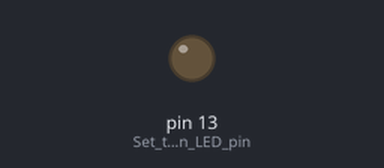
Simulated run of this sketch. Board: Arduino Uno, built with avr-gcc and run on an emulated ATmega328P. Parts: output pins drawn as LEDs (lit = HIGH).

Above: at 1.0 s.
At 3.18 s:
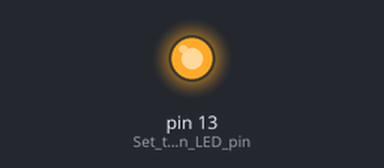
Timing chart, 0 to 7.0 s (numbered marks = the images above):
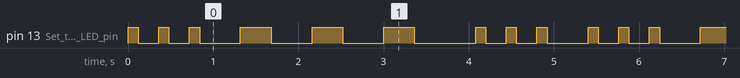

Measured:
- by itself, pin 13 (Set_the_built-in_LED_pin): repeats every 5.4 s: 2 × (LOW 0.24 s, HIGH 0.12 s), 3 × (LOW 0.48 s, HIGH 0.36 s), LOW 0.72 s, 2 × (HIGH 0.12 s, LOW 0.24 s), HIGH 0.12 s, LOW 0.48 s, HIGH 0.12 s
- by itself, everything shown: repeats every 5.4 s, in 18 steps

The sketch:

SOSprogram.ino
```cpp
void setup() {
  pinMode(LED_BUILTIN, OUTPUT); // Set the built-in LED pin as an output
}

// Function to flash the LED for a dot
void dot() {
  digitalWrite(LED_BUILTIN, HIGH); // Turn on the LED
  delay(120);         // Wait for dot duration
  digitalWrite(LED_BUILTIN, LOW);  // Turn off the LED
  delay(120);         // Wait for spacing
}

// Function to flash the LED for a dash
void dash() {
  digitalWrite(LED_BUILTIN, HIGH); // Turn on the LED
  delay(360);        // Wait for dash duration
  digitalWrite(LED_BUILTIN, LOW);  // Turn off the LED
  delay(360);         // Wait for spacing
}

void loop() {
//sos in morse code, delay between letters is considered to be 360 ms for a 20 WPM reading speed.
// a single dot duration is considered to be 120 ms and a single dash duration is considered to be 360 ms

// 'S'
  dot();
  delay(120);
  dot();
  delay(120);
  dot();
  delay(360);
// '0'
  dash();
  delay(120);
  dash();
  delay(120);
  dash();
  delay(360);
// 'S'
  dot();
  delay(120);
  dot();
  delay(120);
  dot();
  delay(360);
  }
```
